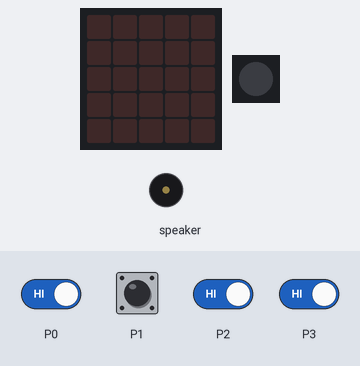
Recording of a program running on a simulated Calliope mini (MakeCode). Parts: the board's 5×5 LED display, 1 RGB LEDs in strip order, left to right, buzzer (waves = sounding). Inputs (shaded band) come from the test bench.

Above: at 1.2 s.
1.3 s: P0 (touch pin P0) driven LOW and P1 (touch pin P1) driven LOW and P2 (touch pin P2) driven LOW and P3 (touch pin P3) driven LOW
At 3.2 s:
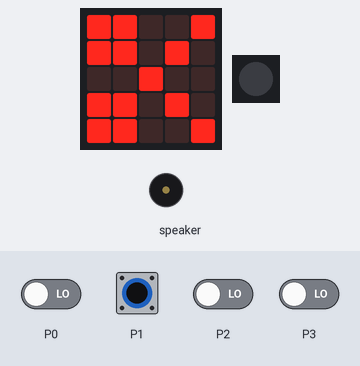
At 3.8 s:
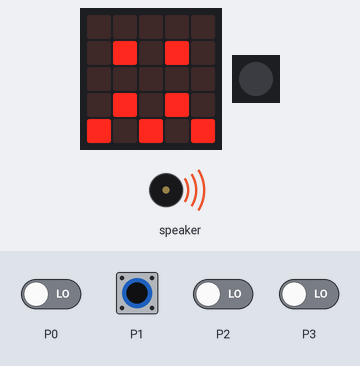
4.3 s: touch pin P1 pressed 2 times (0.12 s each, 0.3 s apart)
At 11.6 s:
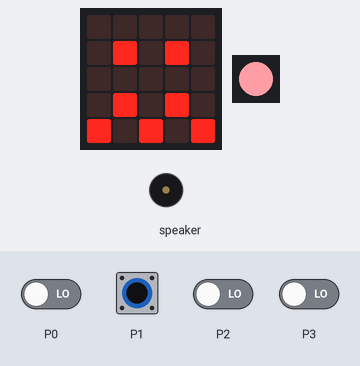
Timing chart, 0 to 13.1 s (numbered marks = the images above; inputs shaded):
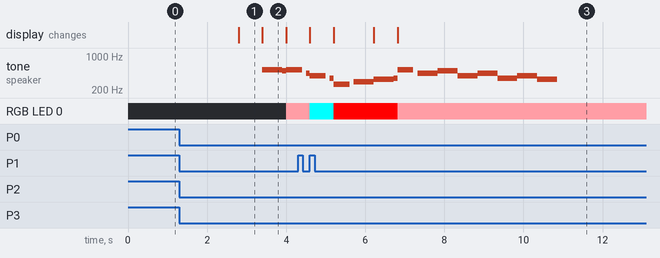

Measured:
- after the input at 1.3 s, tone on speaker: silent → 523 Hz after 2.1 s, → 494 Hz 0.51 s later, → 523 Hz 0.09 s later; RGB LED 0: off → RGB(255, 157, 165) after 2.7 s; the display: changes after 1.5 s (image 1)
- after the input at 4.3 s, the display: first differs from a run without the input after 1.9 s (image 3 shows a later state)
- what the display in image 1 shows lasts 0.6 s, from 2.8 s to 3.4 s

The program:

main.ts
```typescript
input.onPinTouchEvent(TouchPin.P2, input.buttonEventValue(ButtonEvent.Hold), function () {
    basic.showIcon(IconNames.Angry)
    basic.setLedColor(0x00ffff)
    music.playMelody("G F G A - F E D ", 120)
})
input.onPinTouchEvent(TouchPin.P1, input.buttonEventValue(ButtonEvent.Hold), function () {
    basic.showIcon(IconNames.Confused)
    basic.setLedColor(0xff9da5)
    music.playMelody("C5 A B G A F G E ", 120)
})
input.onPinTouchEvent(TouchPin.P3, input.buttonEventValue(ButtonEvent.Hold), function () {
    basic.showIcon(IconNames.Happy)
    basic.setLedColors(0xff0000, 0xff0000, 0xff0000)
    music.playMelody("C D E F G A B C5 ", 120)
})
input.onPinTouchEvent(TouchPin.P0, input.buttonEventValue(ButtonEvent.Hold), function () {
    basic.showIcon(IconNames.Scissors)
    music.playMelody("C5 B A G F E D C ", 120)
})
```

test.ts
```typescript
// Hier kann man Tests durchführen; diese Datei wird nicht kompiliert, wenn dieses Paket als Erweiterung verwendet wird.
```
